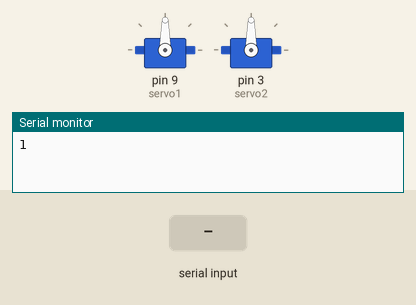
Simulated run of this sketch. Board: Arduino Uno, built with avr-gcc and run on an emulated ATmega328P. Shown: 2 × servo, the last lines printed to the serial monitor. Inputs (shaded band) come from the test bench.

Above: at 1.2 s.
1.3 s: "o,45\n" received over Serial
At 2.5 s:
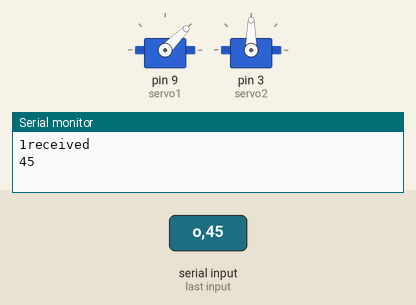
Timing chart, 0 to 4.3 s (numbered marks = the images above; inputs shaded):
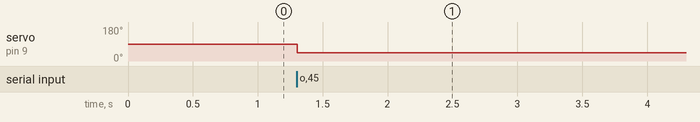

Measured:
- after the input at 1.3 s, servo on pin 9 (servo1): 90° → 45° at once

The sketch:

servo_Test1.ino
```cpp
//Author: Liam Kelly

#include <Servo.h>
Servo servo1;
Servo servo2;
int pos1 = 90;
int pos2 = 90;
int counter;
int angle;


int minPulse = 600;
int maxPulse = 2400;

void setup() {

  Serial.begin(9600);
  servo1.attach(9, minPulse, maxPulse);
  servo2.attach(3);
  servo1.write(pos1);
  servo2.write(pos2);

  Serial.write('1');
  counter = 0;

}

void loop() {
/*
  if(counter > 5000) {
    Serial.write('1');
    counter = 0;
  }*/


  if(Serial.available()) {

    while(Serial.peek() == 'o')
    {
      Serial.read();
      Serial.println("received");
      angle = Serial.parseInt();
      Serial.println(String(angle));
      //pos1 = int(map(angle, 0, 360, 50, 140));
      //Serial.println(String(pos1));
      servo1.write(angle);

    }

    /*
    while(Serial.peek() == 'u')
    {
      Serial.read();
      pos1++;
      servo1.write(pos1);
      Serial.println(String(pos1));
    }
    while(Serial.peek() == 'd')
    {
      Serial.read();
      pos1-=1;
      servo1.write(pos1);
      Serial.println(String(pos1));
    }
  }
*/


  }}
```
